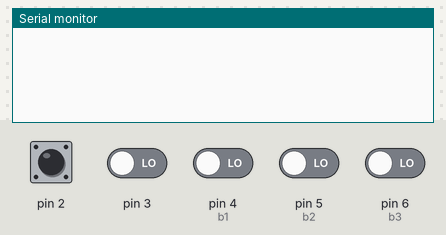
A sketch run on a simulated Arduino Uno, built with avr-gcc and run on an emulated ATmega328P. On the bench: the last lines printed to the serial monitor. The test bench sets the inputs (shaded band); at power-on: pin 2 HIGH, pin 3, pin 4 (b1), pin 5 (b2), pin 6 (b3) LOW.

Above: at 1.2 s.
1.3 s: pin 3 driven HIGH
At 2.3 s:
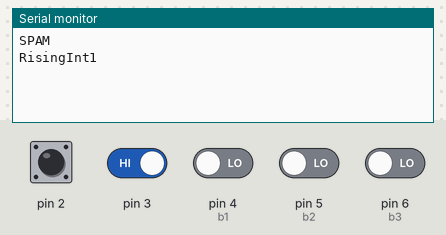
2.8 s: pin 2 driven LOW
At 3.4 s:
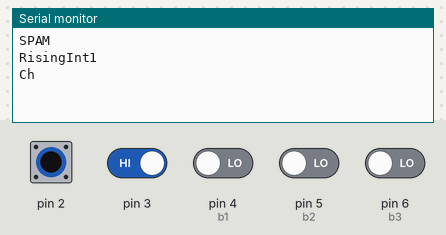
4.3 s: pin 2 driven HIGH
At 5.5 s:
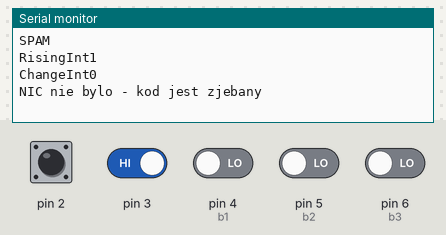
5.8 s: pin 3 driven LOW and pin 4 (b1) driven HIGH
At 6.9 s:
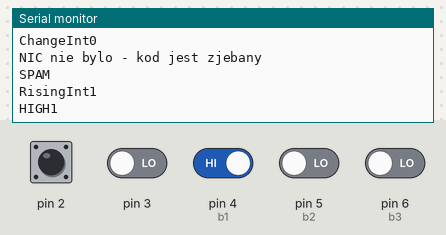
7.3 s: pin 2 pulsed LOW 2 times (0.12 s each, 0.3 s apart)
At 8.9 s:
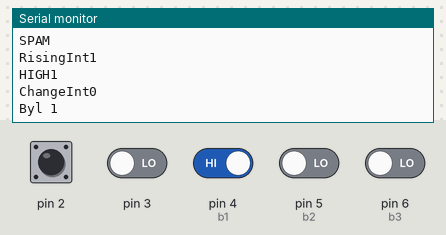

The sketch:

magiczny_25.ino
```cpp
const int b1 = 4;
const int b2 = 5;
const int b3 = 6;

volatile boolean byl1 = false;
volatile boolean byl2 = false;
volatile boolean byl3 = false;
volatile boolean bylHigh1 = false;
volatile boolean bylChange0 = true;


void risingInt1(){
  Serial.println("SPAM");
  if(bylChange0){
    Serial.println("RisingInt1");
    bylHigh1 = true;
    bylChange0 = false;
    if (digitalRead(b1) == HIGH){
      byl1 = true;
      Serial.println("HIGH1");
    }else if(digitalRead(b2) == HIGH){
      byl2 = true;
      Serial.println("HIGH2");
    }else if (digitalRead(b3) == HIGH){
       byl3 = true;
       Serial.println("HIGH3");
    }
  }
}

void changeInt0(){
  if(bylHigh1){
    Serial.println("ChangeInt0");
    if(byl1){
      Serial.println("Byl 1");
      byl1 = false;
    }else if(byl2){
      Serial.println("Byl 2");
      byl2 = false;
    }else if(byl3){
      Serial.println("Byl 3");
      byl3 = false;
    }else{
      Serial.println("NIC nie bylo - kod jest zjebany");
    }
    bylChange0 = true;
    bylHigh1 = false;
  }

}


void setup() {
  pinMode(b1, INPUT);
  pinMode(b2, INPUT);
  pinMode(b3, INPUT);
  attachInterrupt(1, risingInt1, HIGH);
  attachInterrupt(0, changeInt0, LOW);
  Serial.begin(115200);
}

void loop(){
  delay(100);
  //krec sie krec!
}
```

Measured:
- after the input at 1.3 s, the serial monitor: prints a new line at once (image 1)
- after the input at 2.8 s, the serial monitor: prints a new line at once (image 2)
- after the input at 4.3 s, the serial monitor: prints a new line at once (image 3)
- after the input at 5.8 s, the serial monitor: prints a new line at once (image 4)
- after the input at 7.3 s, the serial monitor: prints a new line at once (image 5)
